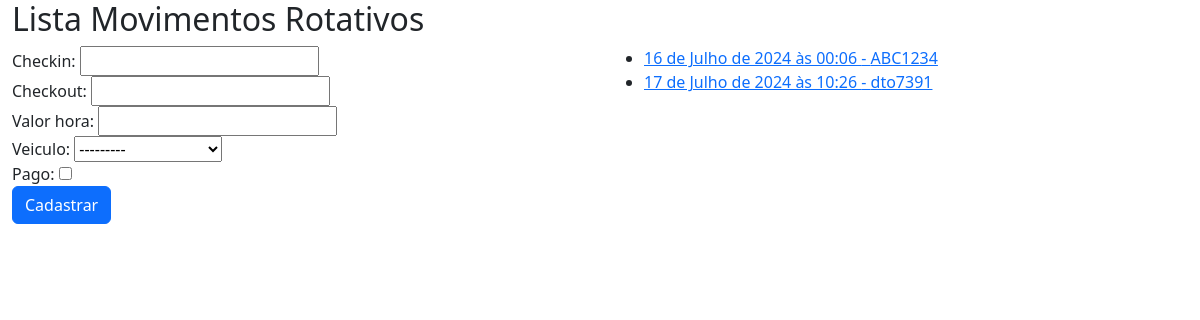
Before: /core/mov-rot/ with the older database file.
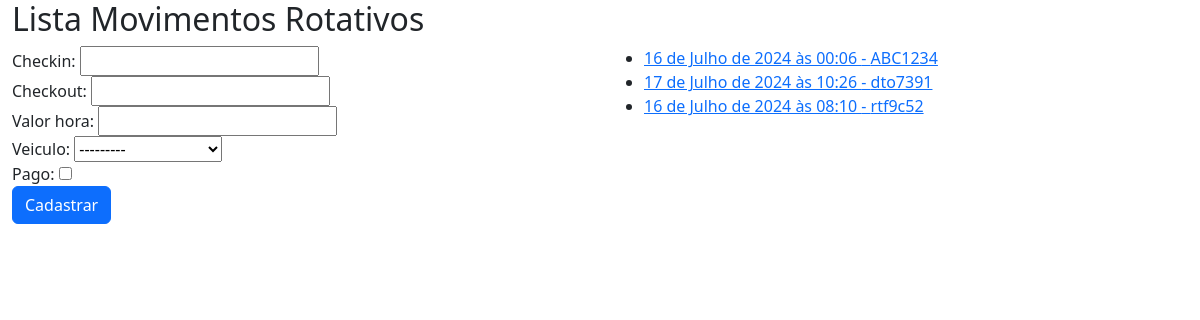
After: the same page with the newer database file.
### core/models.py (models this page shows, shortened)
class MovRotativo(models.Model):
    checkin = models.DateTimeField(auto_now=False)
    checkout = models.DateTimeField(auto_now=False, null=True, blank=True)
    valor_hora = models.DecimalField(max_digits=5, decimal_places=2)
    veiculo = models.ForeignKey(Veiculo, on_delete=models.CASCADE)
    pago = models.BooleanField(default=False)

class Veiculo(models.Model):
    marca = models.ForeignKey(Marca, on_delete=models.CASCADE)
    placa = models.CharField(max_length=7)
    proprietario = models.ForeignKey(Pessoa, on_delete=models.CASCADE)
    cor = models.CharField(max_length=15)
    observacoes = models.TextField()
    def __str__(self):
        return self.marca.nome + " - " + self.placa

### core/views.py (the view)
# urls.py: path("mov-rot/", lista_movrotativos, name="core_lista_movrotativos"),
def lista_movrotativos(request):
    mov_rot = MovRotativo.objects.all()
    form = MovRotativoForm()
    data = {"mov_rot": mov_rot, "form": form }
    return render(
        request, "core/lista_movrotativos.html", data)

### core/forms.py
class MovRotativoForm(ModelForm):
    class Meta:
        model = MovRotativo
        fields = "__all__"

### core/templates/core/lista_movrotativos.html (shortened to what this page needs)
{% extends "base.html" %}
{% load bootstrap %}
{% block main %}
    <div class="row">
        <div class="col">
            <h2>Lista Movimentos Rotativos</h2>
        </div>
    </div>
    <div class="row">
        <div class="col-sm-6">
            <form action="{% url 'core:core_movrotativos_novo' %}" method="POST">
                {{ form|bootstrap }}
                <button type="submit" class="btn btn-primary">Cadastrar</button>
            </form>
        </div>
        <div class="col-sm-6">
            <ul>
                {% for mov in mov_rot %}
                    <li>
                        <a href="{% url 'core:core_movrotativos_update' mov.id %}">
                            {{ mov.checkin }} - {{ mov.veiculo.placa }}
                        </a>
                    </li>
                {% endfor %}
            </ul>
        </div>
    </div>
{% endblock main %}

### templates/base.html (shortened to what this page needs)
{% load static %}
<!DOCTYPE html>
<html lang="en">
<head>
    <link rel="stylesheet" href="{% static 'bootstrap/css/bootstrap.css' %}">
</head>
<body>
    <div class="container-fluid">
        {% block main %}
        {% endblock main %}
    </div>
</body>
</html>

Changed rows visible on the page:
added MovRotativo: checkin "16 de Julho de 2024 às 08:10", veiculo.placa "rtf9c52"
